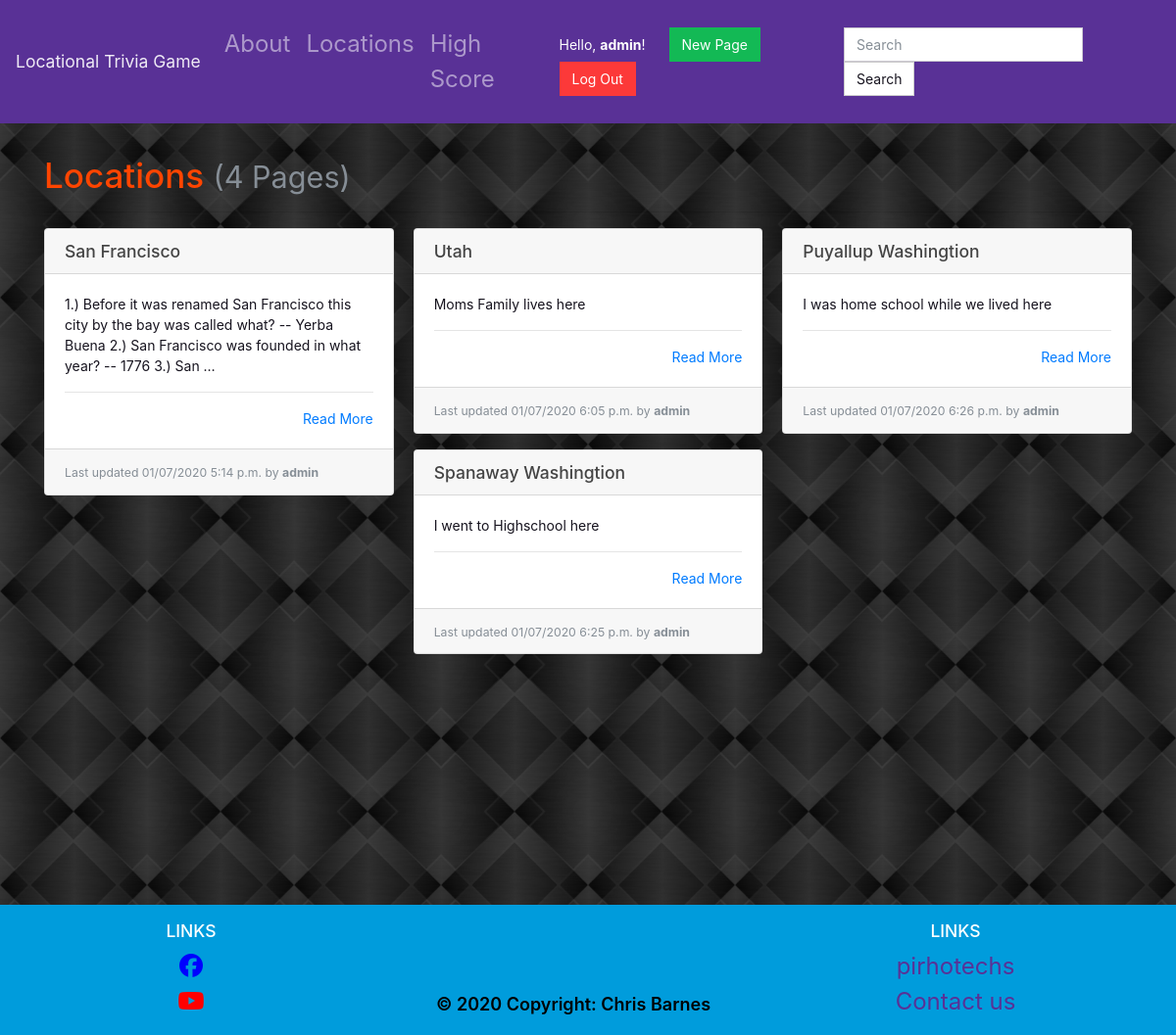
/locations/ (signed in), run on the app's committed database.
### locations/models.py (models this page shows, shortened)
class Page(models.Model):
    objects = models.Manager()
    slug = models.CharField(max_length=settings.PAGE_TITLE_MAX_LENGTH, blank=True, editable=False, help_text="Unique URL path to access this page. Generated by the system.")
    created = models.DateTimeField(auto_now_add=True, help_text="The date and time this page was created. Automatically generated when the model saves.")
    modified = models.DateTimeField(auto_now=True, help_text="The date and time this page was updated. Automatically generated when the model updates.")
    title = models.CharField(max_length=settings.PAGE_TITLE_MAX_LENGTH, unique=True, default="Title of your page.")
    author = models.ForeignKey(User, on_delete=models.PROTECT, help_text="The user that posted this article.")
    content = models.TextField(default="Write the content of your page here.")

### locations/views.py (the view)
# urls.py: path('', PageListView.as_view(), name='list-page'),
class PageListView(ListView):
    template_name = 'locations/list.html'
    context_object_name = 'pages'
    def get_queryset(self):
        return Page.objects.all()

### locations/templates/locations/list.html
{% extends "base.html" %}
{% block content %}
  <h1>Locations {% if pages %}<small class="text-muted">({{ pages|length }} Page{{ pages|length|pluralize:"s" }})</small>{% endif %}</h1>
  <hr>
  {% if pages %}
    <div class="card-columns">
      {% for page in pages %}
        {% include "partials/card.html" %}
      {% endfor %}
    </div>
  {% else %}
    <div class="alert alert-primary" role="alert">No pages to display.</div>
  {% endif %}
{% endblock %}

### templates/partials/navbar.html (shortened to what this page needs)
<nav class="navbar navbar-expand-lg navbar-dark bg-primary">
    <a class="navbar-brand" href="{% url 'index' %}">Locational Trivia Game</a>
    <div class="collapse navbar-collapse" id="navbarColor01">
        <ul class="navbar-nav mr-auto">
            <li class="nav-item">
                <a class="nav-link" href="{% url 'about' %}">About</a>
            </li>
            <li class="nav-item">
                <a class="nav-link" href="{% url 'list-page' %}">Locations</a>
            </li>
            {% if user.is_authenticated %}
            <li class="nav-item">
                <a class="nav-link" href="{% url 'score-board' %}">High Score</a>
            </li>
            {% endif %}
        </ul>
        <form class="form-inline ml-auto">
            {% if user.is_authenticated %}
                <div class="text-white">Hello, <strong>{{ user }}</strong>!</div>
                {% if user.is_staff %}
                    <a href="{% url 'create-page' %}" class="btn btn-success ml-4">New Page</a>
                    <a href="{% url 'logout' %}" class="btn btn-danger mr-2">Log Out</a>
                {% else %}
                    <a href="{% url 'logout' %}" class="btn btn-danger ml-4 mr-2">Log Out</a>
                {% endif %}
            {% endif %}
        </form>
        <form class="form-inline my-2 my-lg-0">
            <input class="form-control mr-sm-2" type="text" placeholder="Search">
            <button class="btn btn-secondary my-2 my-sm-0" type="submit">Search</button>
        </form>
    </div>
</nav>

### locations/templates/partials/card.html
<div class="card mb-3">
    <h5 class="card-header ">{{ page.title }}</h5>
    <div class="card-body border-dark">
    <p class="card-text text-dark">
        {{ page.content|truncatewords_html:30 }}
        <hr>
        <div class="text-right"><a href="{% url 'details-page' page.slug %}" title="Read More">Read More</a></div>
    </div>
    <div class="card-footer">
    <small class="text-muted">Last updated {{ page.modified|date:"SHORT_DATETIME_FORMAT" }} by <b>{{ page.author.username }}</b></small>
    </div>
</div>

### static/style.css (style rules this page uses)
body { background: lightgrey url("images/background.jpg") center; }
h1 { color: orangered; }
h2, h3, h4, p { color: white; }
ul { color: white; font-size: x-large; }
.card a, .card a:hover { color: #007bff }

### data on the page
Page: title "San Francisco", content "1.) Before it was renamed San Francisco this city by the bay was called what? -- Yerba Buena 2.) San Francisco was founded in what year? -- 1776 3.) San …", modified "01/07/2020 5:14 p.m.", author.username "admin"
Page: title "Utah", content "Moms Family lives here", modified "01/07/2020 6:05 p.m.", author.username "admin"
Page: title "Spanaway Washingtion", content "I went to Highschool here", modified "01/07/2020 6:25 p.m.", author.username "admin"
Page: title "Puyallup Washingtion", content "I was home school while we lived here", modified "01/07/2020 6:26 p.m.", author.username "admin"

### other printed values
{{ user }} "admin"
{{ pages|length }} "4"
